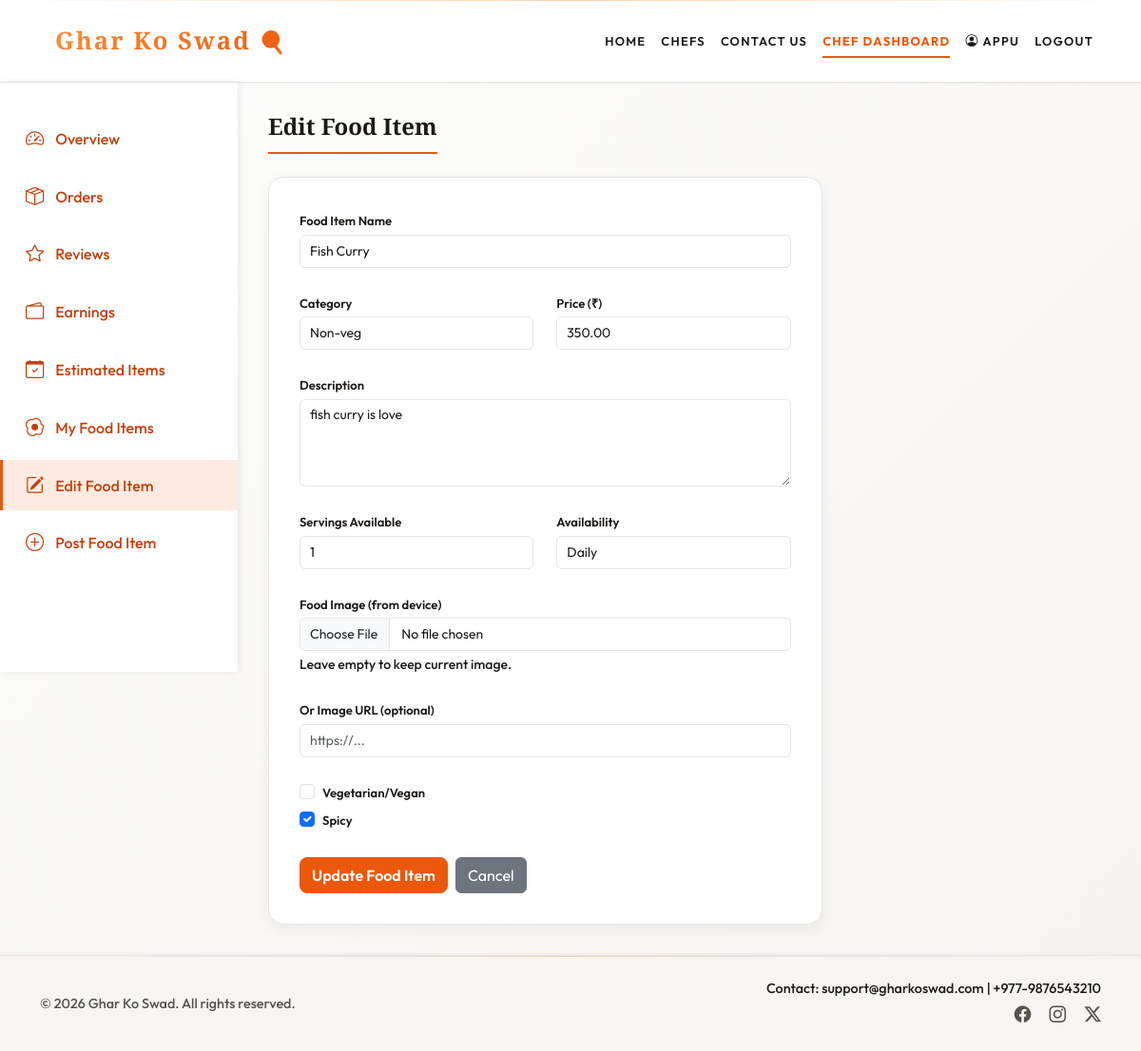
Page /chef-dashboard/?edit=7 (signed in) on the committed database.
### core/models.py (models this page shows, shortened)
class CustomUser(AbstractUser):
    USER_TYPE_CHOICES = (
        ('customer', 'Customer'),
        ('chef', 'Chef'),
    )
    username = None
    email = models.EmailField(unique=True)
    phone = models.CharField(max_length=15, blank=True)
    address = models.TextField(blank=True)
    user_type = models.CharField(max_length=10, choices=USER_TYPE_CHOICES, default='customer')
    speciality = models.CharField(max_length=200, blank=True, null=True)
    USERNAME_FIELD = 'email'
    REQUIRED_FIELDS = []
    objects = CustomUserManager()

class FoodItem(models.Model):
    CATEGORY_CHOICES = [
        ('rice', 'Rice'),
        ('veg', 'Veg'),
        ('non_veg', 'Non-veg'),
        ('sweets_mithai', 'Sweets (Mithai)'),
        ('breads', 'Breads'),
        ('sweets_desserts', 'Sweets & Desserts'),
        ('pickles_sides', 'Pickles & Side Dishes'),
        ('curries', 'Curries'),
        ('soups', 'Soups'),
        ('snacks', 'Snacks'),
        ('nepali', 'Nepali'),
        ('indian', 'Indian'),
        ('other', 'Other (add your own)'),
    ]
    AVAILABILITY_CHOICES = [
        ('daily', 'Daily'),
        ('weekdays', 'Weekdays Only'),
        ('weekends', 'Weekends Only'),
        ('custom', 'Custom'),
    ]
    chef = models.ForeignKey(settings.AUTH_USER_MODEL, on_delete=models.CASCADE, related_name='food_items')
    name = models.CharField(max_length=200)
    category = models.CharField(max_length=30, choices=CATEGORY_CHOICES, default='other')
    category_custom = models.CharField(max_length=100, blank=True, help_text='When category is Other, your own category name')
    price = models.DecimalField(max_digits=10, decimal_places=2)
    description = models.TextField(blank=True)
    image = models.ImageField(upload_to='food/%Y/%m/', blank=True, null=True)
    image_url = models.URLField(blank=True, max_length=500)
    servings_available = models.PositiveIntegerField(default=10)
    availability = models.CharField(max_length=20, choices=AVAILABILITY_CHOICES, default='daily')
    is_vegetarian = models.BooleanField(default=True)
    is_spicy = models.BooleanField(default=False)
    created_at = models.DateTimeField(auto_now_add=True)
    class Meta:
        ordering = ['-created_at']
    def get_display_category(self):
        if self.category == 'other' and getattr(self, 'category_custom', None):
            return (self.category_custom or '').strip()
        try:
            return self.get_category_display()
        except (AttributeError, ValueError):
            return getattr(self, 'category', '') or 'Other'

### core/views.py (the view, shortened to what this page needs)
# urls.py: path('chef-dashboard/', views.chef_dashboard, name='chef_dashboard'),
@login_required(login_url='core:login')
def chef_dashboard(request):
    if not getattr(request.user, 'is_active', True):
        auth_logout(request)
        messages.error(request, 'Your account has been disabled. Please contact support.')
        return redirect('core:login')
    if _user_role(request.user) != 'chef':
        messages.warning(request, 'Only chefs can access the Chef Dashboard.')
        return redirect('core:index')
    chef = request.user
    orders = Order.objects.filter(chef=chef).select_related('customer', 'food_item').order_by('-created_at')[:50]
    delivered_orders = Order.objects.filter(chef=chef, status='delivered').select_related('food_item').order_by('-created_at')[:30]
    reviews = Review.objects.filter(food_item__chef=chef).select_related('customer', 'food_item').order_by('-created_at')[:50]
    food_items = FoodItem.objects.filter(chef=chef, servings_available__gt=0)
    chef_food_items = FoodItem.objects.filter(chef=chef).order_by('-created_at')
    from django.db.models.functions import Coalesce
    delivered = Order.objects.filter(chef=chef, status='delivered')
    earnings_total = 0
    for o in delivered:
        earnings_total += _parse_total(o.total)
    this_month = delivered.filter(created_at__month=timezone.now().month, created_at__year=timezone.now().year)
    earnings_month = sum(_parse_total(o.total) for o in this_month)
    pending_count = Order.objects.filter(chef=chef).filter(status='pending').count()
    completed_count = Order.objects.filter(chef=chef).filter(status='delivered').count()
    from django.db.models import Avg
    avg_rating = Review.objects.filter(food_item__chef=chef).aggregate(Avg('rating'))['rating__avg'] or 0
    from .estimation import get_estimated_portions_for_chef
    try:
        estimation_result = get_estimated_portions_for_chef(chef)
    except Exception:
        estimation_result = {'estimates': [], 'total_suggested': 0, 'total_actual_7': 0}
    edit_item = None
    edit_id = request.GET.get('edit')
    if edit_id:
        edit_item = FoodItem.objects.filter(chef=chef, id=edit_id).first()
    return render(request, 'core/chef_dashboard.html', {
        'orders': orders,
        'delivered_orders': delivered_orders,
        'reviews': reviews,
        'food_items': food_items,
        'chef_food_items': chef_food_items,
        'pending_count': pending_count,
        'completed_count': completed_count,
        'earnings_total': int(earnings_total),
        'earnings_month': int(earnings_month),
        'avg_rating': round(float(avg_rating), 1),
        'estimation_result': estimation_result,
        'edit_item': edit_item,
    })

### templates/core/chef_dashboard.html (shortened to what this page needs)
{% extends 'base.html' %}
{% load static %}
{% block content %}
<div class="dashboard-container">
    <div class="dashboard-sidebar">
        <a href="#overview" class="sidebar-item active" data-section="overview"><i class="bi bi-speedometer2"></i><span>Overview</span></a>
        <a href="#orders" class="sidebar-item" data-section="orders"><i class="bi bi-box-seam"></i><span>Orders</span></a>
        <a href="#reviews" class="sidebar-item" data-section="reviews"><i class="bi bi-star"></i><span>Reviews</span></a>
        <a href="#earnings" class="sidebar-item" data-section="earnings"><i class="bi bi-wallet2"></i><span>Earnings</span></a>
        <a href="#estimated" class="sidebar-item" data-section="estimated"><i class="bi bi-calendar-check"></i><span>Estimated Items</span></a>
        <a href="#my-food" class="sidebar-item" data-section="my-food"><i class="bi bi-egg-fried"></i><span>My Food Items</span></a>
        {% if edit_item %}<a href="#edit-food" class="sidebar-item" data-section="edit-food"><i class="bi bi-pencil-square"></i><span>Edit Food Item</span></a>{% endif %}
        <a href="#post-food" class="sidebar-item" data-section="post-food"><i class="bi bi-plus-circle"></i><span>Post Food Item</span></a>
    </div>
    <div class="main-content">
        <section id="edit-food" class="content-section {% if not edit_item %}d-none{% endif %}">
            <h2 class="section-title">Edit Food Item</h2>
            {% if edit_item %}
            <div class="row">
                <div class="col-lg-8">
                    <div class="form-section">
                        <form method="post" action="{% url 'core:chef_dashboard' %}" enctype="multipart/form-data">
                            <div class="mb-4">
                                <label class="form-label">Food Item Name</label>
                                <input type="text" name="food_name" class="form-control" value="{{ edit_item.name }}" required>
                            </div>
                            <div class="row">
                                <div class="col-md-6 mb-4">
                                    <label class="form-label">Category</label>
                                    <select name="category" id="editCategory" class="form-select" required>
                                        <option value="non_veg" {% if edit_item.category == 'non_veg' %}selected{% endif %}>Non-veg</option>
                                    </select>
                                </div>
                                <div class="col-md-6 mb-4">
                                    <label class="form-label">Price (₹)</label>
                                    <input type="number" name="price" class="form-control" value="{{ edit_item.price }}" min="0" step="0.01" required>
                                </div>
                            </div>
                            <div class="mb-4">
                                <label class="form-label">Description</label>
                                <textarea name="description" class="form-control" rows="4">{{ edit_item.description|default:'' }}</textarea>
                            </div>
                            <div class="row">
                                <div class="col-md-6 mb-4">
                                    <label class="form-label">Servings Available</label>
                                    <input type="number" name="servings_available" class="form-control" value="{{ edit_item.servings_available }}" min="0">
                                </div>
                                <div class="col-md-6 mb-4">
                                    <label class="form-label">Availability</label>
                                    <select name="availability" class="form-select">
                                        <option value="daily" {% if edit_item.availability == 'daily' %}selected{% endif %}>Daily</option>
                                    </select>
                                </div>
                            </div>
                            <div class="mb-4">
                                <label class="form-label">Food Image (from device)</label>
                                <input type="file" name="image" class="form-control" accept="image/*">
                                <small class="text-muted d-block mt-1">Leave empty to keep current image.</small>
                            </div>
                            <div class="mb-4">
                                <label class="form-label">Or Image URL (optional)</label>
                                <input type="url" name="image_url" class="form-control" value="{{ edit_item.image_url|default:'' }}" placeholder="https://...">
                            </div>
                            <div class="mb-4">
                                <div class="form-check">
                                    <input class="form-check-input" type="checkbox" name="is_vegetarian" id="editVegan" {% if edit_item.is_vegetarian %}checked{% endif %}>
                                    <label class="form-check-label" for="editVegan">Vegetarian/Vegan</label>
                                </div>
                                <div class="form-check">
                                    <input class="form-check-input" type="checkbox" name="is_spicy" id="editSpicy" {% if edit_item.is_spicy %}checked{% endif %}>
                                    <label class="form-check-label" for="editSpicy">Spicy</label>
                                </div>
                            </div>
                            <div class="d-flex gap-2">
                                <button type="submit" class="btn btn-primary">Update Food Item</button>
                                <a href="{% url 'core:chef_dashboard' %}#my-food" class="btn btn-secondary">Cancel</a>
                            </div>
                        </form>
                    </div>
                </div>
            </div>
            {% else %}
            <p class="text-muted">Select a food item to edit from <a href="#" class="sidebar-item" data-section="my-food">My Food Items</a>.</p>
            {% endif %}
        </section>
    </div>
</div>
{% endblock %}

### templates/base.html (shortened to what this page needs)
{% load static %}
<!DOCTYPE html>
<html lang="en">
<head>
    <link href="https://cdn.jsdelivr.net/npm/bootstrap@5.3.3/dist/css/bootstrap.min.css" rel="stylesheet">
    <link href="https://cdn.jsdelivr.net/npm/bootstrap-icons@1.11.3/font/bootstrap-icons.css" rel="stylesheet">
    <link rel="stylesheet" href="{% static 'premium.css' %}">
</head>
<body>
    <nav class="navbar navbar-expand-lg navbar-dark">
        <div class="container">
            <a class="navbar-brand fw-bold" href="{% url 'core:index' %}">Ghar Ko Swad</a>
            <div class="collapse navbar-collapse" id="navbarSupportedContent">
                <ul class="navbar-nav ms-auto mb-2 mb-lg-0">
                    <li class="nav-item"><a class="nav-link {% if request.resolver_match.url_name == 'index' %}active{% endif %}" href="{% url 'core:index' %}">Home</a></li>
                    <li class="nav-item"><a class="nav-link {% if request.resolver_match.url_name == 'chef_profile' %}active{% endif %}" href="{% url 'core:chef_profile' %}">Chefs</a></li>
                    <li class="nav-item"><a class="nav-link {% if request.resolver_match.url_name == 'contact' %}active{% endif %}" href="{% url 'core:contact' %}">Contact Us</a></li>
                    {% if user.is_authenticated and user_profile and user_profile.role == 'chef' %}
                    <li class="nav-item"><a class="nav-link {% if request.resolver_match.url_name == 'chef_dashboard' %}active{% endif %}" href="{% url 'core:chef_dashboard' %}">Chef Dashboard</a></li>
                    {% endif %}
                    {% if user.is_authenticated %}
                    <li class="nav-item"><span class="nav-link py-2"><i class="bi bi-person-circle me-1"></i>{% firstof user.get_full_name user.first_name user.email %}</span></li>
                    <li class="nav-item"><a class="nav-link" href="{% url 'core:logout' %}">Logout</a></li>
                    {% else %}
                    <li class="nav-item"><a class="nav-link {% if request.resolver_match.url_name == 'login' %}active{% endif %}" href="{% url 'core:login' %}">Login</a></li>
                    {% endif %}
                </ul>
            </div>
        </div>
    </nav>
    {% block content %}{% endblock %}
    <footer class="py-4 mt-auto">
        <div class="container">
            <div class="row gy-3 align-items-center">
                <div class="col-md-6">
                    <small class="text-muted">© <span id="year"></span> Ghar Ko Swad. All rights reserved.</small>
                </div>
                <div class="col-md-6 text-md-end">
                    <small class="d-block">Contact: support@gharkoswad.com | +977-9876543210</small>
                    <div class="mt-1">
                        <a href="#" class="text-muted me-3"><i class="bi bi-facebook"></i></a>
                        <a href="#" class="text-muted me-3"><i class="bi bi-instagram"></i></a>
                        <a href="#" class="text-muted"><i class="bi bi-twitter-x"></i></a>
                    </div>
                </div>
            </div>
        </div>
    </footer>
</body>
</html>

### rows in the picture
CustomUser: first_name+last_name "APPU"
FoodItem: food_name "Fish Curry", category "Non-veg", price "350.00", description "fish curry is love", servings_available "1", availability "Daily", is_spicy "☑"
